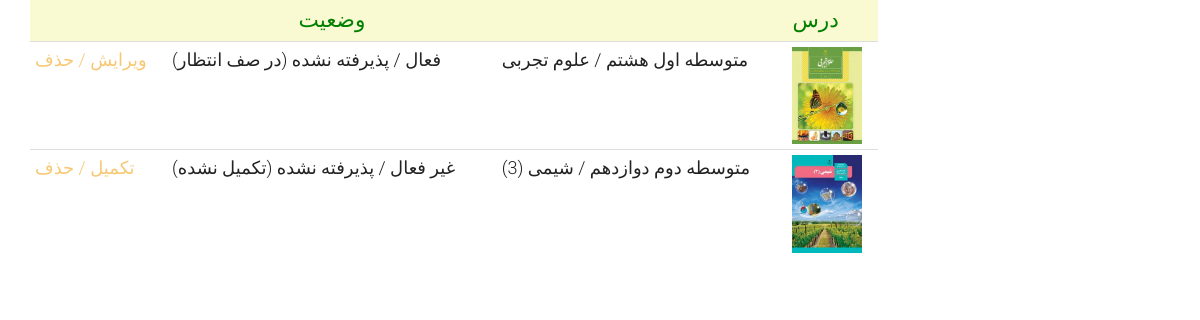
The page /application/user-application-list (signed in) on the database as committed earlier.
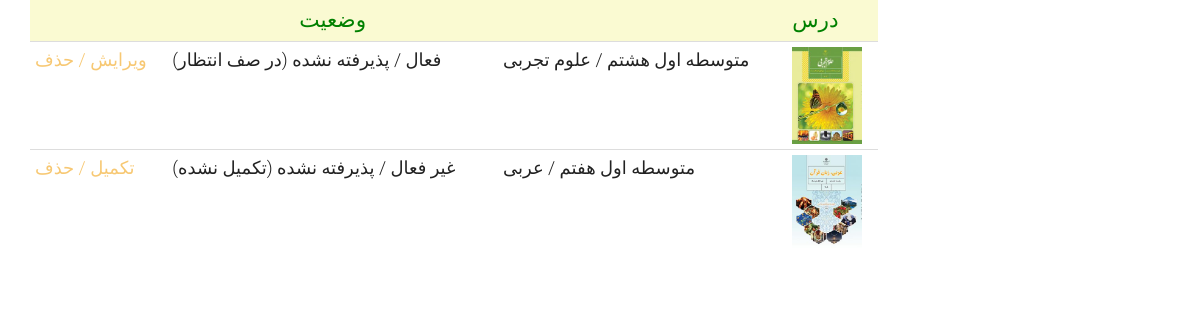
The same page on the database as committed later.
### application/models.py (models this page shows, shortened)
class Application(models.Model):
    applicant = models.ForeignKey(User, on_delete=models.CASCADE)
    demanded_course = models.ForeignKey(Course, on_delete=models.CASCADE)
    preferred_style = models.CharField(choices=HOLDING_STYLE, max_length=50, default="V")
    short_description = models.CharField(max_length=300, null=True, blank=True)
    is_accepted = models.BooleanField(blank=True, null=True, default=False)
    num_of_student = models.IntegerField(validators=[MinValueValidator(1), MaxValueValidator(10)], default=1)
    registered_date = models.DateField(null=True, blank=True , auto_now_add=True)
    free_day_1 = models.ForeignKey(WeekDay, on_delete=models.CASCADE, null=True, blank=True)
    free_time_1 = models.ForeignKey(AvailableTime, on_delete=models.CASCADE, null=True, blank=True)
    venue = models.ForeignKey(PublicPlace, on_delete=models.CASCADE, blank=True, null=True)
    is_active = models.BooleanField(default=False)
    slug = models.SlugField(max_length=200, default="", null=False, db_index=True)
    def get_absolute_url(self):
        return reverse('application_detail', args=[self.id])

class Course(models.Model):
    course_name = models.ForeignKey(CourseName, on_delete=models.CASCADE, db_index=True)
    grade = models.ForeignKey(Grade, on_delete=models.CASCADE, blank=True, null=True)
    major = models.ForeignKey(Major, on_delete=models.CASCADE, blank=True, null=True)
    image=models.ImageField(upload_to='images/courses', null=True,blank=True)
    code=models.CharField(max_length=7, blank=True, null=True)
    book_download_link=models.CharField(max_length=300, blank=True, null=True)
    is_active = models.BooleanField(default=True)
    slug = models.SlugField(max_length=500, blank=True, null=True)
    def __str__(self):
        return f" {self.grade} / {self.course_name} "
    class Meta:
        constraints = [
            models.UniqueConstraint(fields=['course_name', 'grade', 'major'],
                                    name='unique_course_name_edu_level_grade'),
        ]

class Grade(models.Model):
    edu_level = models.ForeignKey(EducationalLevel, on_delete=models.CASCADE)
    grade_name = models.CharField(max_length=20, verbose_name="پایه تحصیلی")
    url_title = models.CharField(max_length=200, blank=True, null=True)
    is_active = models.BooleanField(default=True)
    def __str__(self):
        return f"{self.edu_level} {self.grade_name}"
    class Meta:
        constraints = [
            models.UniqueConstraint(fields=['edu_level', 'grade_name'], name='unique_edu_level_grade')]

class EducationalLevel(models.Model):
    edu_level = models.CharField(max_length=20, unique=True, verbose_name="دوره آموزشی")
    url_title = models.CharField(max_length=200, blank=True, null=True)
    is_active = models.BooleanField(default=True)
    def __str__(self):
        return self.edu_level

class CourseName(models.Model):
    course_name = models.CharField(max_length=20, unique=True)
    def __str__(self):
        return f"{self.course_name}"

### application/views.py (the view)
# urls.py: path('user-application-list',views.UserApplicationListView.as_view(), name='user_application_list_page'),
class UserApplicationListView(ListView):
    template_name = 'application/user_application_list.html'
    model = Application
    context_object_name = 'applications'
    ordering = ['registered_date']
    paginate_by = 9
    def get_queryset(self):
        base_query = super(UserApplicationListView, self).get_queryset()
        current_user = self.request.user
        application = base_query.filter(applicant_id=current_user.id)
        return application

### application/templates/application/user_application_list.html (shortened to what this page needs)
{% extends 'shared/_layout.html' %}
{% load render_partial %}
{% block content %}
<div class="container">
	<div class="row">
		<div class="col-sm-9">
			<div class="container-fluid">
				<div class="row fh5co-post-entry">
				<div class="table-responsive cart_info">
				<table class="table table-condensed">
					<thead>
						<tr class="cart_menu", style="background-color: lightgoldenrodyellow">
							<td></td>
							<td style="text-align: center; color: green; font-size: larger">وضعیت</td>
							<td></td>
							<td style="color: green; font-size: larger">درس</td>
						</tr>
					</thead>
					<tbody>
					{% for application in applications %}
						<tr>
							<td>
								{% if application.acceptedapplication.is_finished == True  %}
								<a href=""> جزییات </a>
								{% elif application.is_active == False and application.is_accepted == False  %}
								<a href="{% url 'complete_application_page' %}"> تکمیل / </a>
								<a href="" onclick="removeInactiveApplication({{application.id}})"> حذف </a>
								{% elif application.is_active == True and application.is_accepted == False  %}
								<a href="{% url 'edit_active_application' application_id=application.id %}"> ویرایش / </a>
								<a href="" onclick="removeActiveApplication({{application.id}})"> حذف </a>
								{% elif application.is_active == True and application.acceptedapplication.is_active == True %}
								<a href=""> پنل کلاس </a>
								{% elif application.is_active == True and application.is_accepted == True and application.acceptedapplication.is_active == False  %}
								<a href="" onclick="removeAppFromVolunteer({{application.id}})"> حذف از لیست داولطب </a>
								{% endif %}
							</td>
							<td>
								{% if application.acceptedapplication.is_finished == True %}
								<p>  غیر فعال / پذیرفته شده (به اتمام رسیده) </p>
								{% elif application.is_active == True and application.acceptedapplication.is_active == True %}
								<p>  فعال / پذیرفته شده (در حال اجرا) </p>
								{% elif application.is_active == False and application.is_accepted == False  %}
								<p>  غیر فعال / پذیرفته نشده (تکمیل نشده) </p>
								{% elif application.is_active == True and application.is_accepted == False  %}
								<p>  فعال / پذیرفته نشده (در صف انتظار) </p>
								{% elif application.is_active == True and application.is_accepted == True and application.acceptedapplication.is_active == False  %}
								<p>   فعال / پذیرفته شده (در انتظار تایید داوطلب) </p>
								{% endif %}
							</td>
							<td>
								<p>{{application.demanded_course}} </p>
							</td>
                            <td>
								{% if application.demanded_course.image %}
            					<figure>
               					<a href="{{ application.get_absolute_url }}">
                   				<img src="{{application.demanded_course.image.url}}" width="70" alt="Image" class="img-responsive"></a>
            					</figure>
            					{% else %}
            					<figure>
               					<a href="{{ application.get_absolute_url }}">
                   				<img src="static/images/volunteer.png" alt="Image" class="img-responsive"></a>
            					</figure>
                				{% endif %}
							</td>
						</tr>
					{% endfor %}
					</tbody>
				</table>
			</div>
				</div>
			</div>
		</div>
	</div>
</div>
{% endblock %}

Rows that differ between the two databases and show on the page:
removed Application: is_active "غیر فعال / پذیرفته نشده (تکمیل نشده)", demanded_course "متوسطه دوم دوازدهم / شیمی (3)", demanded_course.image (picture)
added Application: is_active "غیر فعال / پذیرفته نشده (تکمیل نشده)", demanded_course "متوسطه اول هفتم / عربی", demanded_course.image (picture)
